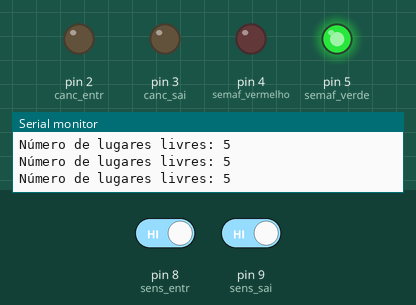
Recording of a sketch running on a simulated Arduino Uno, built with avr-gcc and run on an emulated ATmega328P. Shown: output pins drawn as LEDs (lit = HIGH), the last lines printed to the serial monitor. The inputs (shaded band) are chosen by the test bench; at power-on: pin 8 (sens_entr) HIGH, pin 9 (sens_sai) HIGH.

Above: at 2.2 s.
2.3 s: pin 8 (sens_entr) driven LOW
At 3.5 s:
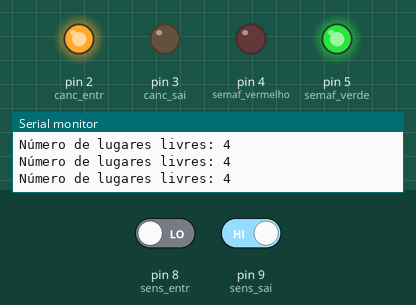
3.8 s: pin 9 (sens_sai) driven LOW
At 4.7 s:
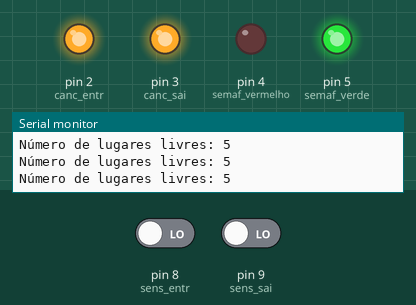
5.3 s: pin 8 (sens_entr) driven HIGH
At 7.8 s:
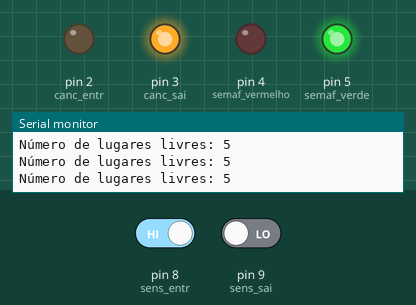
8.3 s: pin 9 (sens_sai) driven HIGH
At 10.1 s:
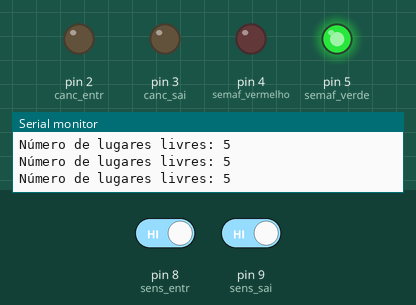
Timing chart, 0 to 11.6 s (numbered marks = the images above; inputs shaded):
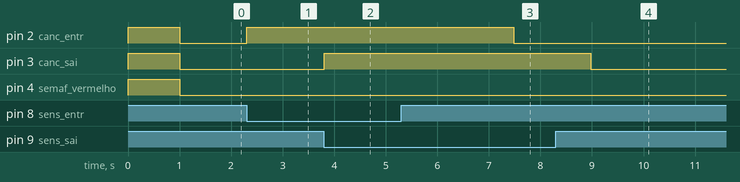

Measured:
- after the input at 2.3 s, pin 2 (canc_entr): LOW → HIGH at once
- after the input at 3.8 s, pin 3 (canc_sai): LOW → HIGH at once
- after the input at 5.3 s, pin 2 (canc_entr): HIGH → LOW after 2.2 s
- after the input at 8.3 s, pin 3 (canc_sai): HIGH → LOW after 0.68 s

The sketch:

Lab1C_G09_RafaelMoura_GoncaloSantos.ino
```cpp
// Entradas
const int sens_entr = 8;
const int sens_sai  = 9;

enum {
    ComCarro = 0,
    SemCarro = 1
};

// Saídas
const int semaf_verde   = 5;
const int semaf_vermelho = 4;
const int canc_entr     = 2;
const int canc_sai      = 3;

// Estado
#define NUMERO_LUGARES 5
int LugaresOcupados = 0;

enum {
    Cancela_Fechada,
    Cancela_Aberta
};
typedef struct {
    int Cancela;
    unsigned int ContagemCiclos;
} estado_cancela;

estado_cancela Entrada;
estado_cancela Saida;

#define DEBUG 1
#if DEBUG
#define WarnIfNull(Test, Message) do {if(!(Test)) Serial.println(Message);} while(0);
#else
#define WarnIfNull(Test, Message)
#endif

// Corre aquando do reset( uma unica vez)
void setup()
{
    Serial.begin(115200);

    // Definição de pinos como Entradas/Saidas.
    pinMode(semaf_verde, OUTPUT);
    pinMode(semaf_vermelho, OUTPUT);
    pinMode(canc_entr, OUTPUT);
    pinMode(canc_sai, OUTPUT);
    pinMode(sens_entr,INPUT_PULLUP);
    pinMode(sens_sai,INPUT_PULLUP);

    digitalWrite(semaf_verde, HIGH);
    digitalWrite(semaf_vermelho, HIGH);
    digitalWrite(canc_entr, HIGH);
    digitalWrite(canc_sai, HIGH);
    delay(1000);  //Espera 1000ms (1s)
    digitalWrite(semaf_verde, LOW);
    digitalWrite(semaf_vermelho, LOW);
    digitalWrite(canc_entr, LOW);
    digitalWrite(canc_sai, LOW);
}

// Sequencia de codigo que corre em ciclo
unsigned int Cycles = 0;
void loop()
{
    // NOTA: Leitura de entradas
    bool EntradaSensor = (digitalRead(sens_entr) == ComCarro); // 1 quando tem carro
    bool SaidaSensor = (digitalRead(sens_sai) == ComCarro); // 1 quando tem carro

    // NOTA: Processamento da máquina de estados
    estado_cancela EntradaAnterior = Entrada;
    estado_cancela SaidaAnterior = Saida;

    ++Entrada.ContagemCiclos;
    ++Saida.ContagemCiclos;

    if((Entrada.Cancela == Cancela_Fechada) && EntradaSensor && LugaresOcupados < NUMERO_LUGARES) {
        Entrada.Cancela = Cancela_Aberta;
        Entrada.ContagemCiclos = 0;
    }
    if((Entrada.Cancela == Cancela_Aberta) && !EntradaSensor && Entrada.ContagemCiclos >= 500) Entrada.Cancela = Cancela_Fechada;
    if((Saida.Cancela == Cancela_Fechada) && SaidaSensor && LugaresOcupados > 0) {
        Saida.Cancela = Cancela_Aberta;
        Saida.ContagemCiclos = 0;
    }
    if((Saida.Cancela == Cancela_Aberta) && !SaidaSensor && Saida.ContagemCiclos >= 500) Saida.Cancela = Cancela_Fechada;

    if((EntradaAnterior.Cancela == Cancela_Fechada) && Entrada.Cancela == Cancela_Aberta) ++LugaresOcupados;
    if((SaidaAnterior.Cancela == Cancela_Fechada) && Saida.Cancela == Cancela_Aberta) --LugaresOcupados;

    WarnIfNull(LugaresOcupados <= NUMERO_LUGARES, "Número de lugares excedido");
    WarnIfNull(LugaresOcupados >= 0, "Número de lugares ocupados < 0");

#if DEBUG
    Serial.print("Número de lugares livres: ");
    Serial.println(NUMERO_LUGARES - LugaresOcupados);
#endif

    // NOTA: Cálculo de saídas
    bool AtuadorEntrada = (Entrada.Cancela == Cancela_Aberta);
    bool AtuadorSaida = (Saida.Cancela == Cancela_Aberta);
    bool SemaforoVerde = (LugaresOcupados != NUMERO_LUGARES);
    bool SemaforoVermelho = !SemaforoVerde;

    // NOTA: Escrita de saídas
    digitalWrite(canc_entr, AtuadorEntrada ? HIGH : LOW);
    digitalWrite(canc_sai, AtuadorSaida ? HIGH : LOW);
    digitalWrite(semaf_verde, SemaforoVerde ? HIGH : LOW);
    digitalWrite(semaf_vermelho, SemaforoVermelho ? HIGH : LOW);

    ++Cycles;
    delay(10);                             // 10 ms, manter esta linha
}
```
